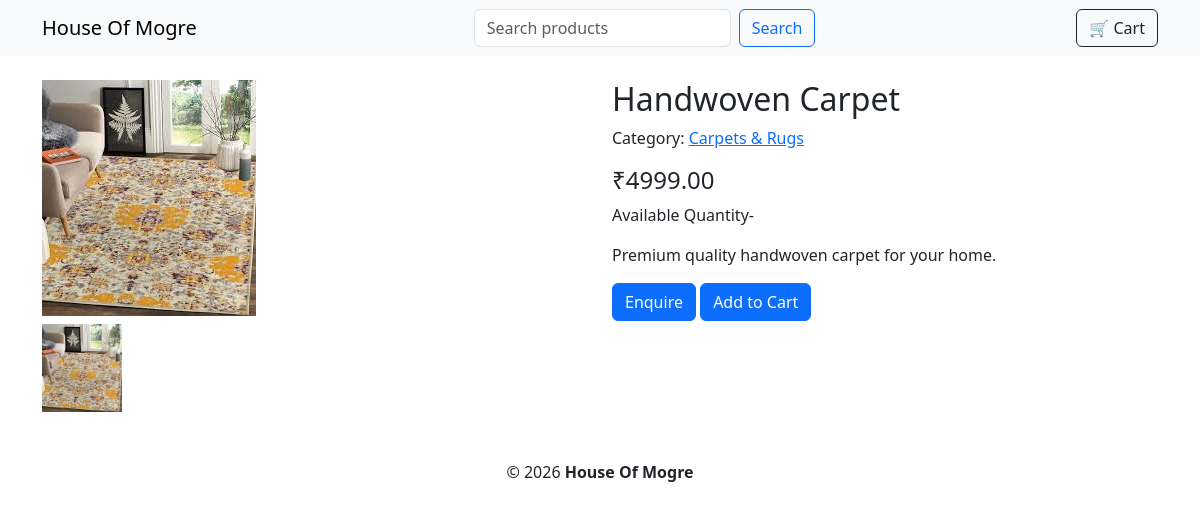
The app's page /product/handwoven-carpet/ with its own data.
### store/models.py (models this page shows, shortened)
class ProductImage(models.Model):
    product = models.ForeignKey(Product, related_name="images", on_delete=models.CASCADE)
    image = models.ImageField(upload_to="products/")
    alt_text = models.CharField(max_length=150, blank=True)
    order = models.PositiveSmallIntegerField(default=0)
    class Meta:
        ordering = ["order"]

class Product(models.Model):
    category = models.ForeignKey(Category, related_name="products", on_delete=models.CASCADE)
    title = models.CharField(max_length=200)
    slug = models.SlugField(max_length=220, unique=True, blank=True)
    description = models.TextField(blank=True)
    price = models.DecimalField(max_digits=10, decimal_places=2)
    sku = models.CharField(max_length=100, blank=True)
    created = models.DateTimeField(auto_now_add=True)
    updated = models.DateTimeField(auto_now=True)
    is_active = models.BooleanField(default=True)

class Category(models.Model):
    name = models.CharField(max_length=120, unique=True)
    slug = models.SlugField(max_length=140, unique=True, blank=True)
    class Meta:
        verbose_name_plural = "categories"

### store/views.py (the view)
# urls.py: path("product/<slug:slug>/", views.product_detail, name="product_detail"),
def product_detail(request, slug):
    product = get_object_or_404(Product, slug=slug, is_active=True)
    images = product.images.all()
    return render(request, "product_detail.html", {"product": product, "images": images})

### store/templates/product_detail.html
{% extends "base.html" %} {% block content %}
<div class="row">
  <div class="col-md-6">
    {% if images %}
    <img
      src="{{ images.0.image.url }}"
      class="img-fluid"
      alt="{{ images.0.alt_text }}"
    />
    <div class="mt-2">
      {% for img in images %}
      <img src="{{ img.image.url }}" style="width: 80px" class="me-1" />
      {% endfor %}
    </div>
    {% endif %}
  </div>
  <div class="col-md-6">
    <h2>{{ product.title }}</h2>
    <p>
      Category:
      <a href="{% url 'store:category_detail' product.category.slug %}"
        >{{ product.category.name }}</a
      >
    </p>
    <h4>₹{{ product.price }}</h4>
    <textsmall>Available Quantity-{{ product.sku}}</textsmall>
    <p>{{ product.description|linebreaks }}</p>
    <a
      class="btn btn-primary"
      href="mailto:info@example.com?subject=Enquiry about {{ product.title }}"
      >Enquire</a
    >
    <a
      href="{% url 'store:add_to_cart' product.slug %}"
      class="btn btn-primary"
    >
      Add to Cart
    </a>
  </div>
</div>
{% endblock %}

### records on screen
ProductImage: image (picture)
Product: title "Handwoven Carpet", category.name "Carpets & Rugs", price "4999.00", description "Premium quality handwoven carpet for your home."
